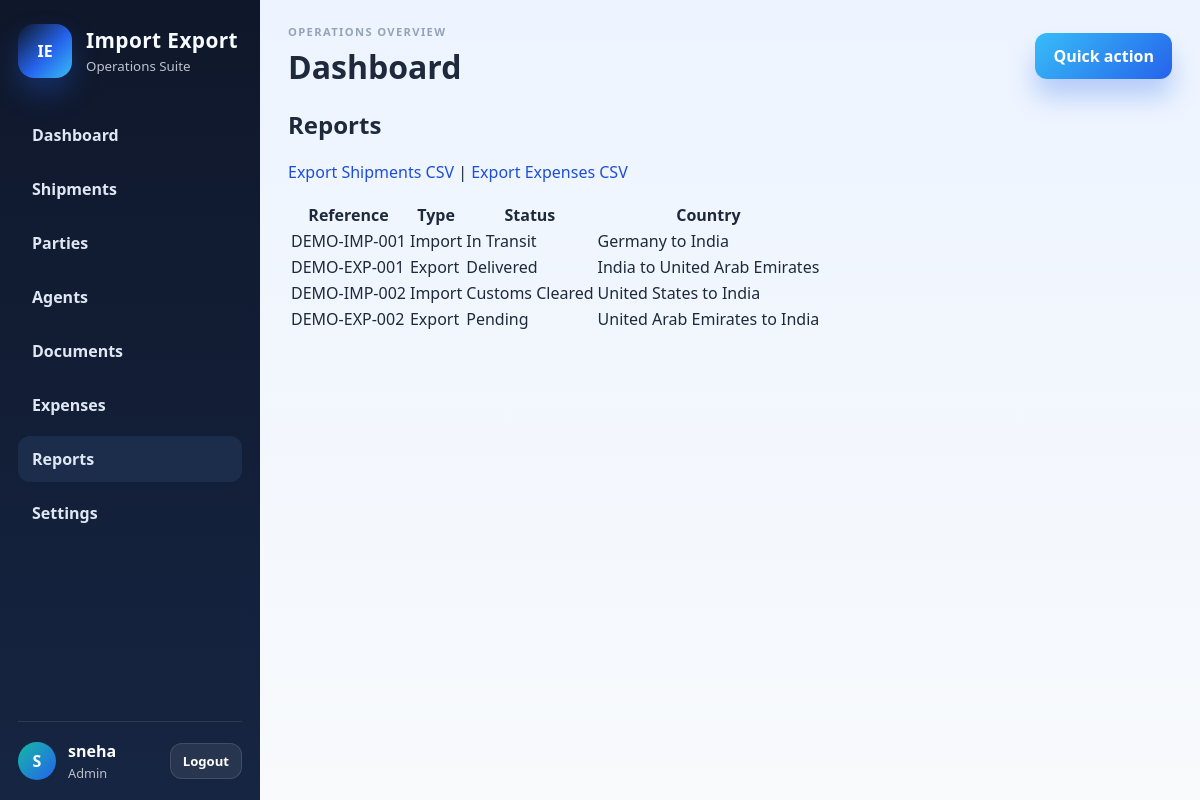
The app's page /reports (signed in) with its own data.
### tables this page shows
CREATE TABLE shipments (
        id INTEGER PRIMARY KEY AUTOINCREMENT,
        reference_no TEXT NOT NULL UNIQUE,
        shipment_type TEXT NOT NULL CHECK(shipment_type IN ('Import', 'Export')),
        product_description TEXT NOT NULL,
        importer_id INTEGER,
        exporter_id INTEGER,
        origin_country TEXT,
        destination_country TEXT,
        origin_port TEXT,
        destination_port TEXT,
        hs_code TEXT,
        quantity REAL,
        unit TEXT,
        invoice_value REAL,
        currency TEXT,
        exchange_rate REAL,
        invoice_no TEXT,
        invoice_date TEXT,
        shipment_date TEXT,
        expected_arrival TEXT,
        actual_arrival TEXT,
        container_no TEXT,
        bl_awb_no TEXT,
        transport_mode TEXT,
        carrier TEXT,
        agent_id INTEGER,
        assigned_staff TEXT,
        shipment_status TEXT NOT NULL DEFAULT 'Pending',
        notes TEXT,
        created_at TEXT NOT NULL DEFAULT CURRENT_TIMESTAMP,
        updated_at TEXT NOT NULL DEFAULT CURRENT_TIMESTAMP,
        FOREIGN KEY (importer_id) REFERENCES parties(id),
        FOREIGN KEY (exporter_id) REFERENCES parties(id),
        FOREIGN KEY (agent_id) REFERENCES agents(id)
    );

### app/routes/reports.py (the view)
@reports_bp.route('/reports')
@login_required
def reports():
    db = get_db()
    shipments = db.execute('SELECT * FROM shipments ORDER BY created_at DESC').fetchall()
    from flask import render_template
    return render_template('reports/list.html', shipments=shipments)

### app/db.py (called while the page is built)
def get_db():
    if 'db' not in g:
        conn = sqlite3.connect(current_app.config['DATABASE_PATH'])
        conn.row_factory = sqlite3.Row
        conn.execute('PRAGMA foreign_keys = ON')
        g.db = conn
    return g.db

### app/templates/reports/list.html (shortened to what this page needs)
{% extends 'base.html' %}
{% block content %}
<h2>Reports</h2>
<div class="report-links"><a href="/reports/export?type=shipments">Export Shipments CSV</a> | <a href="/reports/export?type=expenses">Export Expenses CSV</a></div>
<table>
    <thead><tr><th>Reference</th><th>Type</th><th>Status</th><th>Country</th></tr></thead>
    <tbody>
    {% for item in shipments %}
    <tr><td>{{ item.reference_no }}</td><td>{{ item.shipment_type }}</td><td>{{ item.shipment_status }}</td><td>{{ item.origin_country }} to {{ item.destination_country }}</td></tr>
    {% endfor %}
    </tbody>
</table>
{% endblock %}

### app/static/css/style.css (style rules this page uses)
:root { --navy-900: #0f172a; --navy-800: #162542; --navy-700: #1d3a5f; --blue-500: #2563eb; --blue-600: #1d4ed8; --teal-500: #14b8a6; --green-500: #22c55e; --gold-500: #f59e0b; --purple-500: #8b5cf6; --slate-50: #f8fafc; --slate-100: #eef2f7; --slate-200: #dfe7f1; --slate-400: #94a3b8; --slate-600: #475569; --slate-800: #1e293b; --danger-100: #fee2e2; --danger-700: #b91c1c; --success-100: #dcfce7; --success-700: #166534; }
* { box-sizing: border-box; }
body { margin: 0; font-family: "Segoe UI", Tahoma, Geneva, Verdana, sans-serif; background: linear-gradient(180deg, #edf4ff 0%, #f8fafc 100%); color: var(--slate-800); }
a { color: var(--blue-600); text-decoration: none; }
.report-links { margin: 18px 0; }

### records on screen
shipments: reference_no "DEMO-IMP-001", shipment_type "Import", shipment_status "In Transit", origin_country "Germany", destination_country "India"
shipments: reference_no "DEMO-EXP-001", shipment_type "Export", shipment_status "Delivered", origin_country "India", destination_country "United Arab Emirates"
shipments: reference_no "DEMO-IMP-002", shipment_type "Import", shipment_status "Customs Cleared", origin_country "United States", destination_country "India"
shipments: reference_no "DEMO-EXP-002", shipment_type "Export", shipment_status "Pending", origin_country "United Arab Emirates", destination_country "India"

### other values on screen
{{ session.get('username')[0].upper() }} "S"
{{ session.get('username') }} "sneha"
{{ session.get('role') | title }} "Admin"
